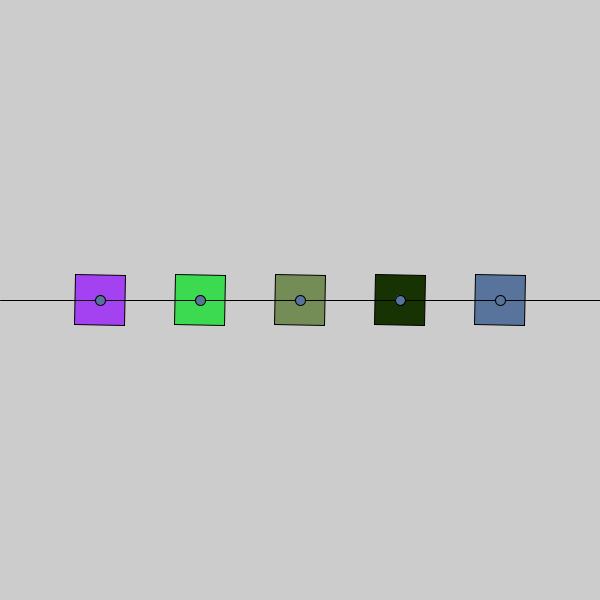
Frame 1 (no input)
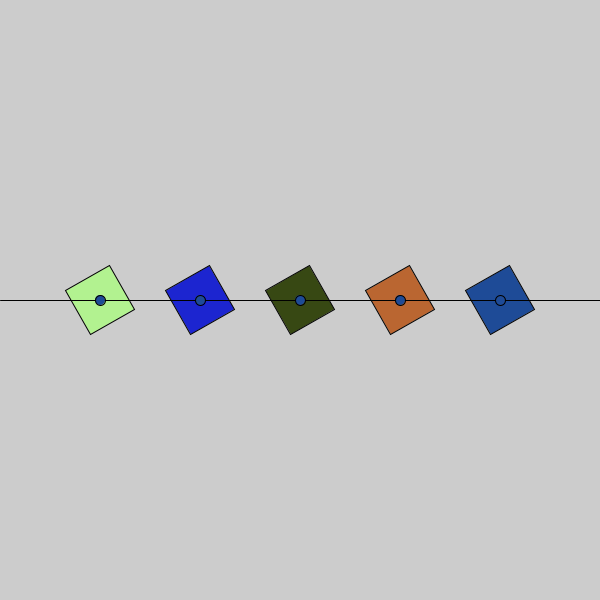
Frame 60 (the mouse pressed at the canvas centre just before this capture)
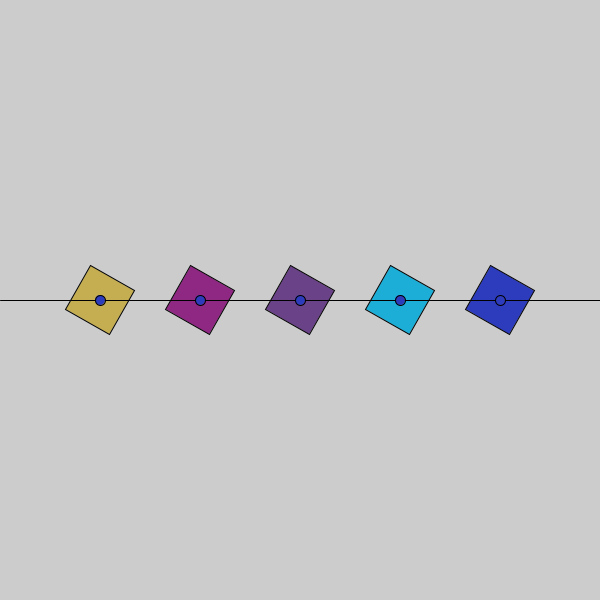
Frame 120 (the mouse held since frame 60 and released just before this capture)

The Processing sketch that drew these frames (run headless with seeded random() and noise(); from frame 60 on, the mouse is pressed at the canvas centre):

// Processing sketch: build
// ── build.pde
int r1 = 0;
int r2 = 0;
int r3 = 0;
int r4 = 0;
int r5 = 0;


void setup() {
    size(600, 600);
    rectMode(CENTER);
}

void draw() {
    background(#CCCCCC);

    pushMatrix();
        fill(color(random(255), random(255), random(255)) );
        translate(100, height / 2);
        rotate(radians(++r1));
        rect(0, 0, 50, 50);
    popMatrix();

    pushMatrix();
        fill(color(random(255), random(255), random(255)) );
        translate(200, height / 2);
        rotate(radians(++r2));
        rect(0, 0, 50, 50);
    popMatrix();

    pushMatrix();
        fill(color(random(255), random(255), random(255)) );
        translate(300, height / 2);
        rotate(radians(++r3));
        rect(0, 0, 50, 50);
    popMatrix();

    pushMatrix();
        fill(color(random(255), random(255), random(255)) );
        translate(400, height / 2);
        rotate(radians(++r4));
        rect(0, 0, 50, 50);
    popMatrix();

    pushMatrix();
        fill(color(random(255), random(255), random(255)) );
        translate(500, height / 2);
        rotate(radians(++r5));
        rect(0, 0, 50, 50);
    popMatrix();

    line(0, height / 2, width, height / 2);

    ellipse(100, height / 2, 10, 10);
    ellipse(200, height / 2, 10, 10);
    ellipse(300, height / 2, 10, 10);
    ellipse(400, height / 2, 10, 10);
    ellipse(500, height / 2, 10, 10);

}
